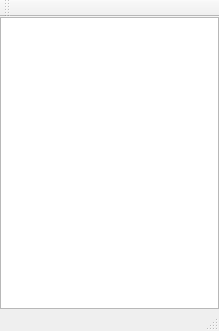
<?xml version="1.0" encoding="UTF-8"?>
<ui version="4.0">
 <class>ApplicationWindow</class>
 <widget class="QMainWindow" name="ApplicationWindow">
  <property name="geometry">
   <rect>
    <x>0</x>
    <y>0</y>
    <width>219</width>
    <height>331</height>
   </rect>
  </property>
  <property name="windowTitle">
   <string>Chat</string>
  </property>
  <widget class="QWidget" name="centralWidget">
   <layout class="QVBoxLayout" name="verticalLayout">
    <property name="spacing">
     <number>0</number>
    </property>
    <property name="leftMargin">
     <number>0</number>
    </property>
    <property name="topMargin">
     <number>0</number>
    </property>
    <property name="rightMargin">
     <number>0</number>
    </property>
    <property name="bottomMargin">
     <number>0</number>
    </property>
    <item>
     <widget class="QListView" name="m_clients_list_view"/>
    </item>
   </layout>
  </widget>
  <widget class="QMenuBar" name="menuBar">
   <property name="geometry">
    <rect>
     <x>0</x>
     <y>0</y>
     <width>219</width>
     <height>21</height>
    </rect>
   </property>
  </widget>
  <widget class="QToolBar" name="mainToolBar">
   <attribute name="toolBarArea">
    <enum>TopToolBarArea</enum>
   </attribute>
   <attribute name="toolBarBreak">
    <bool>false</bool>
   </attribute>
  </widget>
  <widget class="QStatusBar" name="statusBar"/>
 </widget>
 <layoutdefault spacing="6" margin="11"/>
 <resources/>
 <connections/>
</ui>
